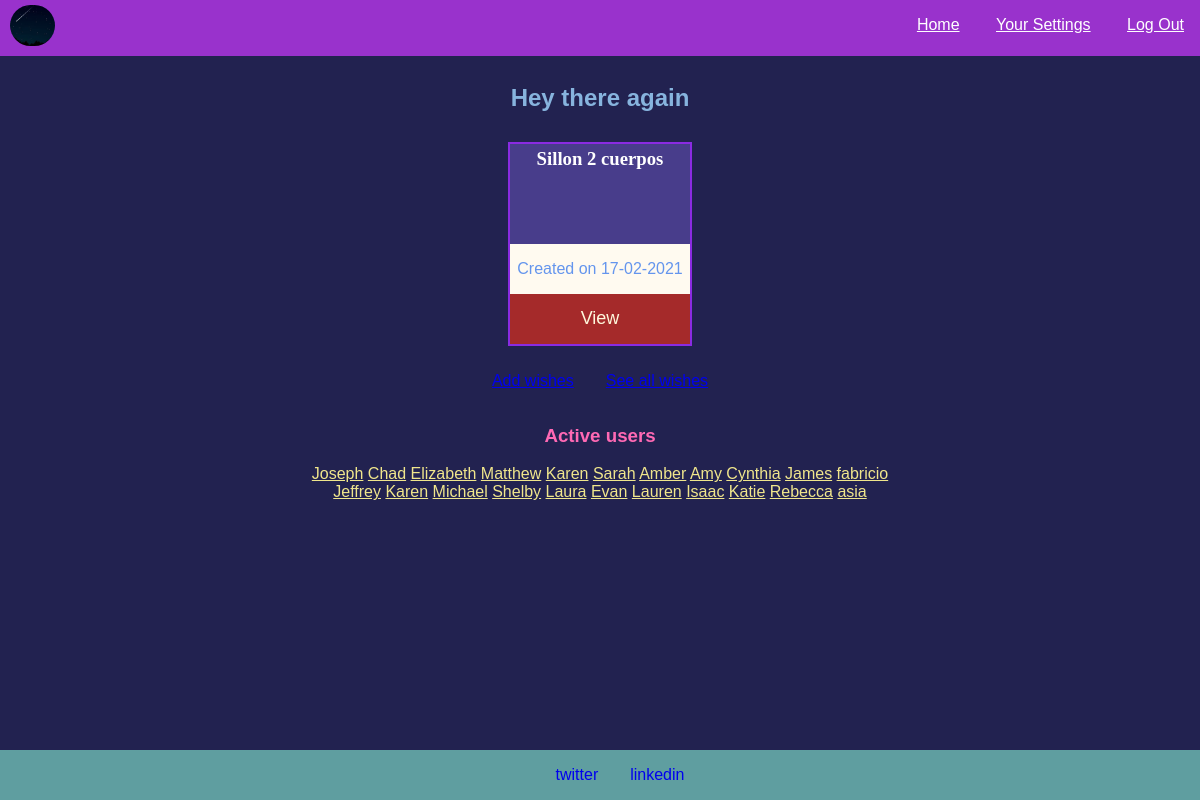
Page / (signed in) on the committed database.
### app.py (models this page shows)
class Product(db.Model):
    id = db.Column(db.Integer, primary_key=True)
    name = db.Column(db.String(50), nullable=False)
    link = db.Column(db.Text, nullable=False)
    store = db.Column(db.String(5), nullable=False) # puede ser nullable esto?
    additional = db.Column(db.String(140))
    user_id = db.Column(db.Integer, db.ForeignKey("user.id"), nullable=False)
    created =  db.Column(db.DateTime, default=datetime.now)

class User(db.Model):
    id = db.Column(db.Integer, primary_key=True)
    username = db.Column(db.String(20), nullable=False)
    password = db.Column(db.String(100), nullable=False)
    email = db.Column(db.String(40), nullable=False)
    active = db.Column(db.DateTime, default=datetime.now)
    social = db.Column(db.Text)
    products = db.relationship("Product", backref="user")

### app.py (the view)
@app.route("/")
@login_required
def index():
    user_id = session["user_id"]
    elements = Product.query.filter_by(user_id=user_id).all()
    others = User.query.filter(User.id.isnot(user_id)).all()
    print(elements)
    print(f"These are the other users:\n{others}")
    return render_template("index.html", cards=elements[:3], users=others)

### app.py (called while the page is built)
@app.template_filter()
def datetimeformat(date, format='%d-%m-%Y'):
    return date.strftime(format)

@app.after_request
def after_request(response):
    response.headers["Cache-Control"] = "no-cache, no-store, must-revalidate"
    response.headers["Expires"] = 0
    response.headers["Pragma"] = "no-cache"
    return response

### helpers.py (called while the page is built)
def login_required(f):
    @wraps(f)
    def decorated_function(*args, **kwargs):
        if session.get("user_id") is None:
            return redirect("/login")
        return f(*args, **kwargs)
    return decorated_function

### templates/index.html
{% extends "base.html" %}
{% block main %}
<h2 style="text-align: center;">Hey there again</h2>
<div class="main-frame">
    <div class="myitems-div">
        {% if cards|length > 0 %}
            <div class="cards-container">
                {% for card in cards %}
                <div class="card">
                    <h3 class="card-title">{{card.name}}</h3>
                    <p>Created on {{card.created|datetimeformat}}</p>
                    <button onclick="window.open('{{card.link}}','_blank');" class="card-btn" type="button">View</button>
                </div>
                {% endfor %}
            </div>
            <div class="options-main">
                <p><a href="{{url_for('add_product')}}">Add wishes</a></p>
                <p><a href="{{url_for('my_wishes')}}">See all wishes</a></p>
            </div>
        {% else %}
            <p>You don't have any listed wish yet. <a href="{{url_for('add_product')}}">Add some</a></p>
        {% endif %}
    </div>
    <div class="explore-users">
        <h3>Active users</h3>
        {% for user in users %}
        <a href="{{url_for('view_user',id=user.id)}}">{{user.username}}</a>
        {% endfor %}
    </div>
</div>
{% endblock %}

### static/styles.css (style rules this page uses)
body, html { margin:0; height:100%; position:relative; }
.options-main { display:flex; flex-direction:row; justify-content: center; }
.options-main p { margin:1rem; }
.cards-container { display:flex; flex-direction:row; justify-content:space-evenly; flex-wrap:wrap; }
.card { position:relative; width:180px; height:200px; border:2px solid blueviolet; text-align:center; margin:10px 5px; }
.card-btn { width:100%; background-color: brown; border:none; color:cornsilk; display:inline-block; font-size:large; height:50px; margin-bottom:0; }
.card-title { height:100px; background-color: darkslateblue; color:white; font-family:tahoma; font-weight: bolder; line-height:30px; margin:0; }
.card p, .visited-card p { background-color:floralwhite; color:cornflowerblue; height:50px; line-height:50px; margin:0; }
.explore-users { color:hotpink; margin:0 auto; width:70%; text-align: center; }
.explore-users a:link { color:khaki; }

### rows in the picture
Product: name "Sillon 2 cuerpos", created "17-02-2021"
User: username "Joseph"
User: username "Chad"
User: username "Elizabeth"
User: username "Matthew"
User: username "Karen"
User: username "Sarah"
User: username "Amber"
User: username "Amy"
User: username "Cynthia"
User: username "James"
User: username "fabricio"
User: username "Jeffrey"
User: username "Karen"
User: username "Michael"
User: username "Shelby"
User: username "Laura"
User: username "Evan"
User: username "Lauren"
User: username "Isaac"
User: username "Katie"
User: username "Rebecca"
User: username "asia"
